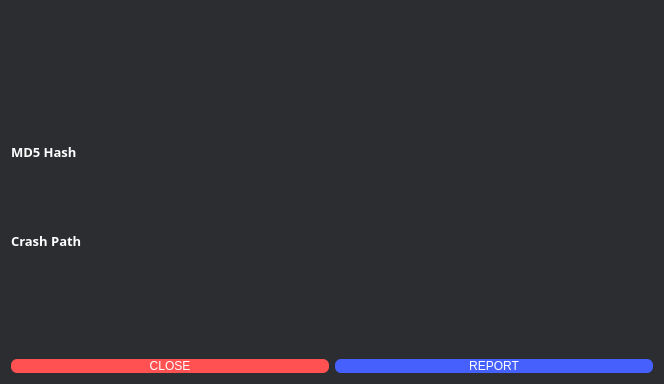
<?xml version="1.0" encoding="UTF-8"?>
<ui version="4.0">
 <class>Form</class>
 <widget class="QWidget" name="Form">
  <property name="geometry">
   <rect>
    <x>0</x>
    <y>0</y>
    <width>664</width>
    <height>384</height>
   </rect>
  </property>
  <property name="windowTitle">
   <string>Form</string>
  </property>
  <property name="styleSheet">
   <string notr="true">background-color: rgb(44, 45, 49);</string>
  </property>
  <layout class="QHBoxLayout" name="horizontalLayout_2">
   <item>
    <layout class="QVBoxLayout" name="verticalLayout">
     <item>
      <layout class="QVBoxLayout" name="verticalLayout_4">
       <property name="bottomMargin">
        <number>100</number>
       </property>
      </layout>
     </item>
     <item>
      <layout class="QHBoxLayout" name="horizontalLayout_4">
       <property name="sizeConstraint">
        <enum>QLayout::SetFixedSize</enum>
       </property>
       <property name="topMargin">
        <number>0</number>
       </property>
       <property name="bottomMargin">
        <number>0</number>
       </property>
       <item>
        <widget class="QLabel" name="label">
         <property name="font">
          <font>
           <family>Samsung Sans</family>
           <pointsize>10</pointsize>
          </font>
         </property>
         <property name="text">
          <string>&lt;html&gt;&lt;head/&gt;&lt;body&gt;&lt;p&gt;&lt;span style=&quot; font-weight:600; color:#ffffff;&quot;&gt;MD5 Hash&lt;/span&gt;&lt;/p&gt;&lt;/body&gt;&lt;/html&gt;</string>
         </property>
        </widget>
       </item>
       <item>
        <widget class="QTextBrowser" name="textbrowser_md5">
         <property name="sizePolicy">
          <sizepolicy hsizetype="Expanding" vsizetype="Expanding">
           <horstretch>0</horstretch>
           <verstretch>0</verstretch>
          </sizepolicy>
         </property>
         <property name="styleSheet">
          <string notr="true">border: 1px solid ;
border-color: rgb(44, 45,49);
border-radius: 10px;
color: white;		
font: 10pt &quot;Samsung Sans&quot;;
</string>
         </property>
        </widget>
       </item>
      </layout>
     </item>
     <item>
      <layout class="QHBoxLayout" name="horizontalLayout_3">
       <property name="sizeConstraint">
        <enum>QLayout::SetFixedSize</enum>
       </property>
       <property name="topMargin">
        <number>0</number>
       </property>
       <property name="bottomMargin">
        <number>0</number>
       </property>
       <item>
        <widget class="QLabel" name="label_2">
         <property name="font">
          <font>
           <family>Samsung Sans</family>
           <pointsize>10</pointsize>
          </font>
         </property>
         <property name="text">
          <string>&lt;html&gt;&lt;head/&gt;&lt;body&gt;&lt;p&gt;&lt;span style=&quot; font-weight:600; color:#ffffff;&quot;&gt;Crash Path&lt;/span&gt;&lt;/p&gt;&lt;/body&gt;&lt;/html&gt;</string>
         </property>
        </widget>
       </item>
       <item>
        <widget class="QTextBrowser" name="textbrowser_crash">
         <property name="styleSheet">
          <string notr="true">border: 1px solid ;
border-color: rgb(44, 45,49);
border-radius: 10px;
color: white;		
font: 10pt &quot;Samsung Sans&quot;;
</string>
         </property>
         <property name="html">
          <string>&lt;!DOCTYPE HTML PUBLIC &quot;-//W3C//DTD HTML 4.0//EN&quot; &quot;http://www.w3.org/TR/REC-html40/strict.dtd&quot;&gt;
&lt;html&gt;&lt;head&gt;&lt;meta name=&quot;qrichtext&quot; content=&quot;1&quot; /&gt;&lt;style type=&quot;text/css&quot;&gt;
p, li { white-space: pre-wrap; }
&lt;/style&gt;&lt;/head&gt;&lt;body style=&quot; font-family:'Samsung Sans'; font-size:10pt; font-weight:400; font-style:normal;&quot;&gt;
&lt;p style=&quot;-qt-paragraph-type:empty; margin-top:0px; margin-bottom:0px; margin-left:0px; margin-right:0px; -qt-block-indent:0; text-indent:0px; font-family:'Gulim'; font-size:9pt; font-weight:200;&quot;&gt;&lt;br /&gt;&lt;/p&gt;&lt;/body&gt;&lt;/html&gt;</string>
         </property>
        </widget>
       </item>
      </layout>
     </item>
     <item>
      <layout class="QVBoxLayout" name="verticalLayout_2">
       <property name="topMargin">
        <number>70</number>
       </property>
      </layout>
     </item>
     <item>
      <layout class="QHBoxLayout" name="horizontalLayout">
       <item>
        <widget class="QPushButton" name="btn_close_m">
         <property name="styleSheet">
          <string notr="true">color: white;
background-color: rgb(255, 81, 81);
border-radius: 6px;
font: 10pt &quot;Samsung Sans&quot;;</string>
         </property>
         <property name="text">
          <string>CLOSE</string>
         </property>
        </widget>
       </item>
       <item>
        <widget class="QPushButton" name="btn_report_m">
         <property name="styleSheet">
          <string notr="true">color: white;
background-color: rgb(70, 96, 254);
border-radius: 6px;
font: 10pt &quot;Samsung Sans&quot;;</string>
         </property>
         <property name="text">
          <string>REPORT</string>
         </property>
        </widget>
       </item>
      </layout>
     </item>
    </layout>
   </item>
  </layout>
 </widget>
 <resources/>
 <connections/>
</ui>
